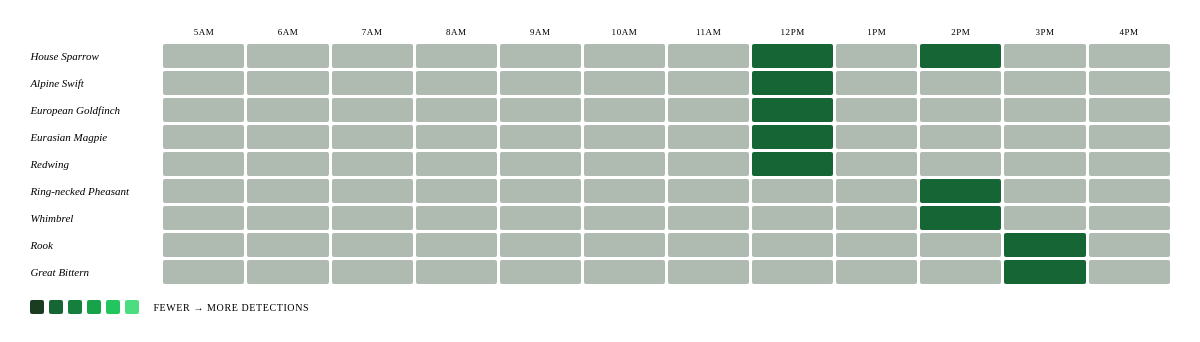
Page /activity-data on the committed database.
### tables this page shows
CREATE TABLE detections (
            id INTEGER PRIMARY KEY AUTOINCREMENT,
            species TEXT,
            confidence REAL,
            timestamp_utc TEXT
        );

### api.py (the view)
@app.route("/activity-data")
def activity_data():
    range_name = request.args.get("range", "today")
    cutoff     = get_cutoff(range_name)
    heatmap_rows, heatmap_species = build_heatmap(cutoff)
    return render_template(
        "partials/activity_heatmap.html",
        rows    = heatmap_rows,
        species = heatmap_species,
        hours   = HEATMAP_HOURS,
        palette = HEATMAP_PALETTE,
    )

### api.py (called while the page is built)
def get_cutoff(range_name):
    now = datetime.now()
    if range_name == "today":
        return now - timedelta(days=1)
    elif range_name == "week":
        return now - timedelta(days=7)
    elif range_name == "month":
        return now - timedelta(days=30)
    return None  # "all"

def build_heatmap(cutoff):
    raw = get_activity_heatmap(cutoff)
    rows = {}           # {(species, hour_label): count}
    species_order = []  # deduplicated, insertion order
    for det in raw:
        sp   = det["species"]
        hour = datetime.fromisoformat(det["timestamp_utc"]).hour
        label = next(
            (lbl for lbl, start in HEATMAP_HOUR_MAP.items() if start == hour),
            None
        )
        if label is None:
            continue  # outside display window
        key = (sp, label)
        rows[key] = rows.get(key, 0) + 1
        if sp not in species_order:
            species_order.append(sp)
    species_order.sort(
        key=lambda s: sum(rows.get((s, h), 0) for h in HEATMAP_HOURS),
        reverse=True
    )
    return rows, species_order

### db.py (called while the page is built)
def get_activity_heatmap(cutoff=None):
    conn = sqlite3.connect(DB_PATH)
    cursor = conn.cursor()
    if cutoff:
        cursor.execute("""
            SELECT species, timestamp_utc
            FROM detections
            WHERE timestamp_utc >= ?
            ORDER BY timestamp_utc
        """, (cutoff.isoformat(),))
    else:
        cursor.execute("""
            SELECT species, timestamp_utc
            FROM detections
            ORDER BY timestamp_utc
        """)
    rows = cursor.fetchall()
    conn.close()
    return [
        {
            "species": r[0],
            "timestamp_utc": r[1]
        }
        for r in rows
    ]

### templates/partials/activity_heatmap.html (shortened to what this page needs)
{% if rows %}
<div class="heatmap-body">
    <div class="heatmap-grid">
        {% for h in hours %}
        <div class="hm-hour-label">{{ h }}</div>
        {% endfor %}
        {% for sp in species %}
        <div class="hm-species-label" title="{{ sp }}">{{ sp }}</div>
        {% for h in hours %}
        {% set count = rows.get((sp, h), 0) %}
        {% set level = [count, 5] | min %}
        <div
            class="hm-cell"
            style="background: {{ palette[level] }}; {% if count == 0 %}opacity: 0.35;{% endif %}"
            data-species="{{ sp }}"
            data-hour="{{ h }}"
            data-count="{{ count }}"
        ></div>
        {% endfor %}
        {% endfor %}
    </div>
    <div class="hm-legend">
        {% for swatch in palette %}
        <div class="hm-legend-swatch" style="background: {{ swatch }}"></div>
        {% endfor %}
        <span>fewer → more detections</span>
    </div>
</div>
{% else %}
<div class="empty">No detection data for this period.</div>
{% endif %}

### rows in the picture
detections: species "House Sparrow"
detections: species "Alpine Swift"
detections: species "European Goldfinch"
detections: species "Eurasian Magpie"
detections: species "Redwing"
detections: species "Ring-necked Pheasant"
detections: species "Whimbrel"
detections: species "Rook"
detections: species "Great Bittern"

### other values in the picture
{{ h }} "5AM" "6AM" "7AM" "8AM" "9AM" "10AM" "11AM" "12PM" "1PM" "2PM" "3PM" "4PM"
